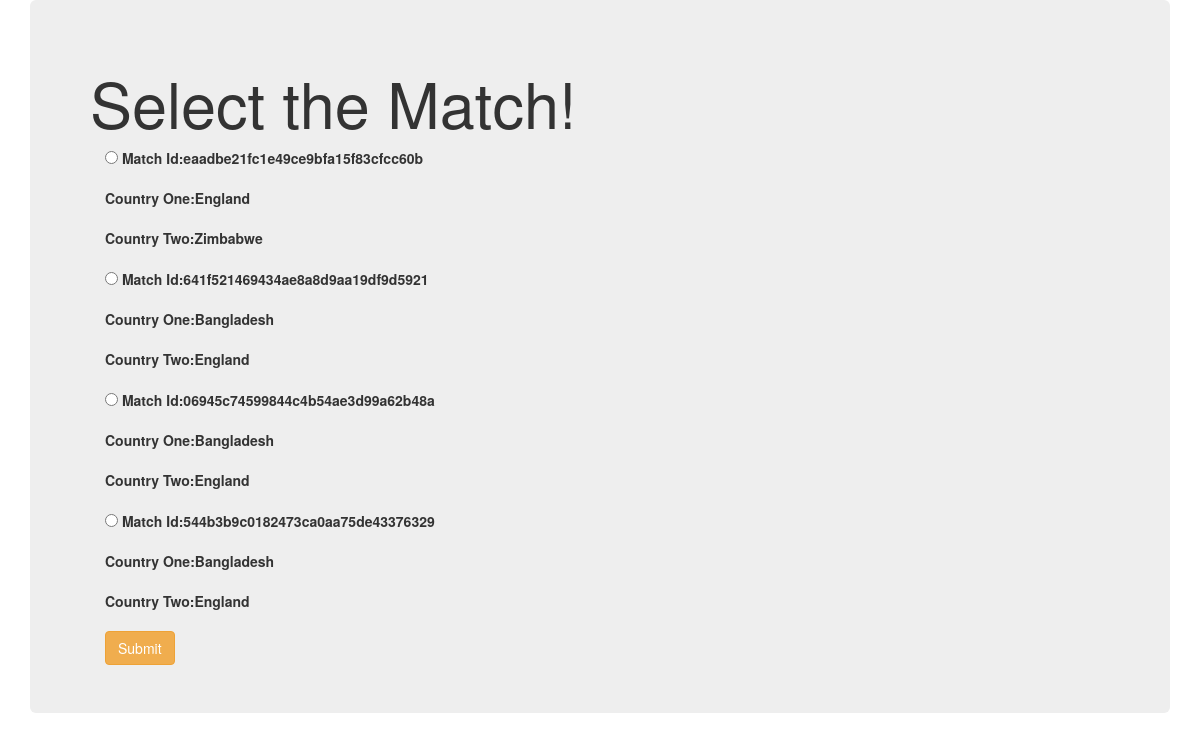
/edit_selection/, run on an earlier commit of the app's database.
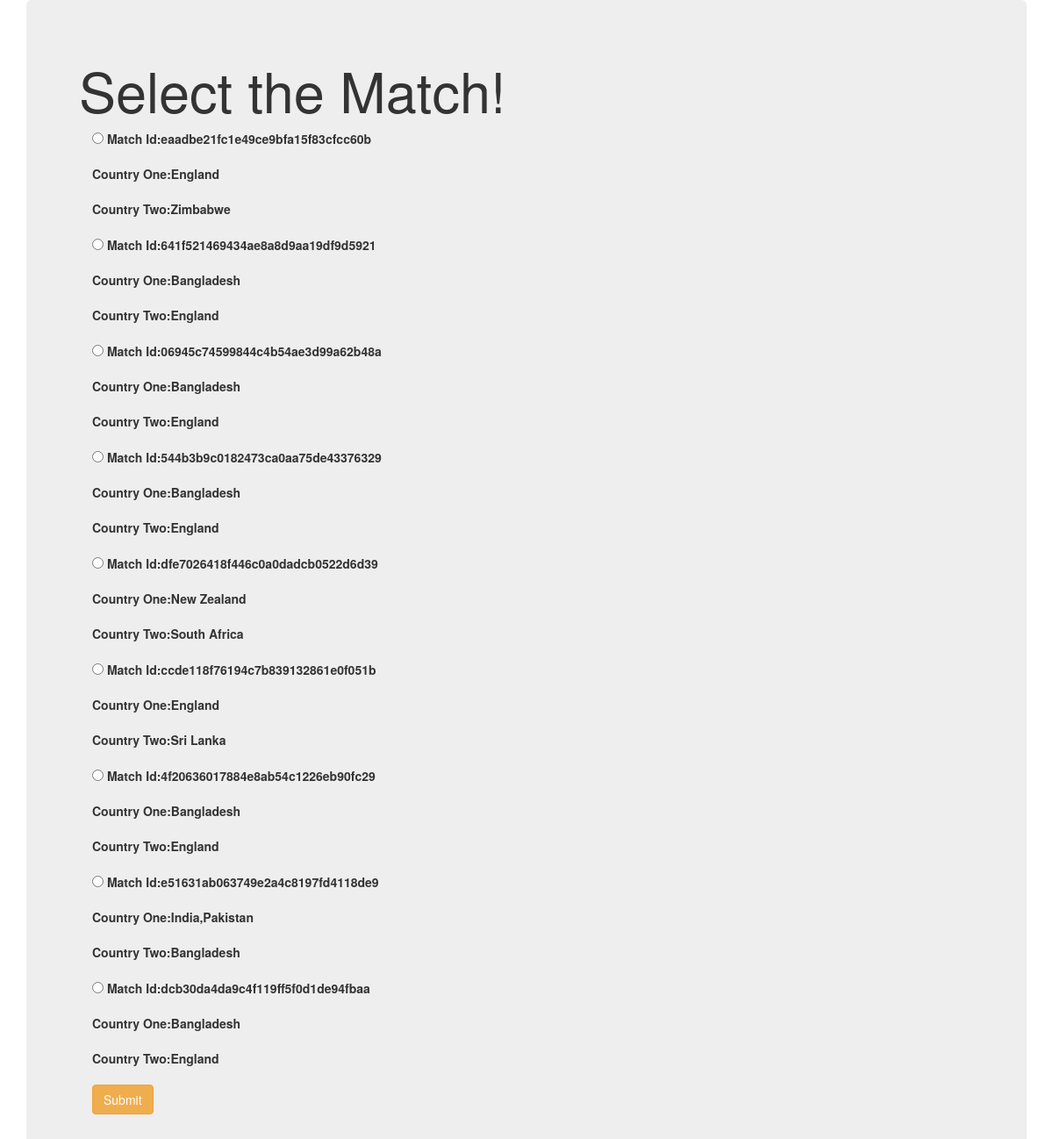
And on a later commit of the database.
### Yorking/models.py (models this page shows)
class match_user(models.Model):
    match_id=models.CharField(primary_key=True,default=uuid_hex,max_length=100,editable=False)
    country1=models.CharField(max_length=200)
    country2=models.CharField(max_length=200)
    status=models.CharField(max_length=200,default='Not occured')

### Yorking/views.py (the view)
# urls.py: path('edit_selection/',views.edit_selection,name='edit'),
def edit_selection(request):
    match_user_obj=match_user.objects.filter(status__exact='Not occured')
    return render(request,'Yorking/edit_selection.html',{'matchcountries':match_user_obj})

### templates/Yorking/edit_selection.html (shortened to what this page needs)
<!DOCTYPE html>
{% load static %}
<html lang="en" dir="ltr">
  <head>
    <link rel="stylesheet" href="https://maxcdn.bootstrapcdn.com/bootstrap/3.3.7/css/bootstrap.min.css">
  </head>
  <body>
    <div class="container">
      <div class="jumbotron">
        <h1>Select the Match!</h1>
        <div class="container">
          <form action="{% url 'Yorking:playerperfomance' %}" method="POST">
            {% for i in matchcountries %}
            <div class="form-group">
              <input type="radio" name="matchid" value={{i.match_id}}>
              <label for="player">Match Id:{{i.match_id}}</label><p></p>
              <label for="player">Country One:{{i.country1}}</label><p></p>
              <label for="player">Country Two:{{i.country2}}</label><p></p>
            </div>
            {% endfor %}
            <button type="submit" name='submit' class="btn btn-warning margin-bottom button">Submit</button>
          </form>
        </div>
      </div>
    </div>
  </body>
</html>

What changed in the data, as far as the page shows it:
added match_user: match_id "dfe7026418f446c0a0dadcb0522d6d39", country1 "New Zealand", country2 "South Africa"
added match_user: match_id "ccde118f76194c7b839132861e0f051b", country1 "England", country2 "Sri Lanka"
added match_user: match_id "4f20636017884e8ab54c1226eb90fc29", country1 "Bangladesh", country2 "England"
added match_user: match_id "e51631ab063749e2a4c8197fd4118de9", country1 "India,Pakistan", country2 "Bangladesh"
added match_user: match_id "dcb30da4da9c4f119ff5f0d1de94fbaa", country1 "Bangladesh", country2 "England"
